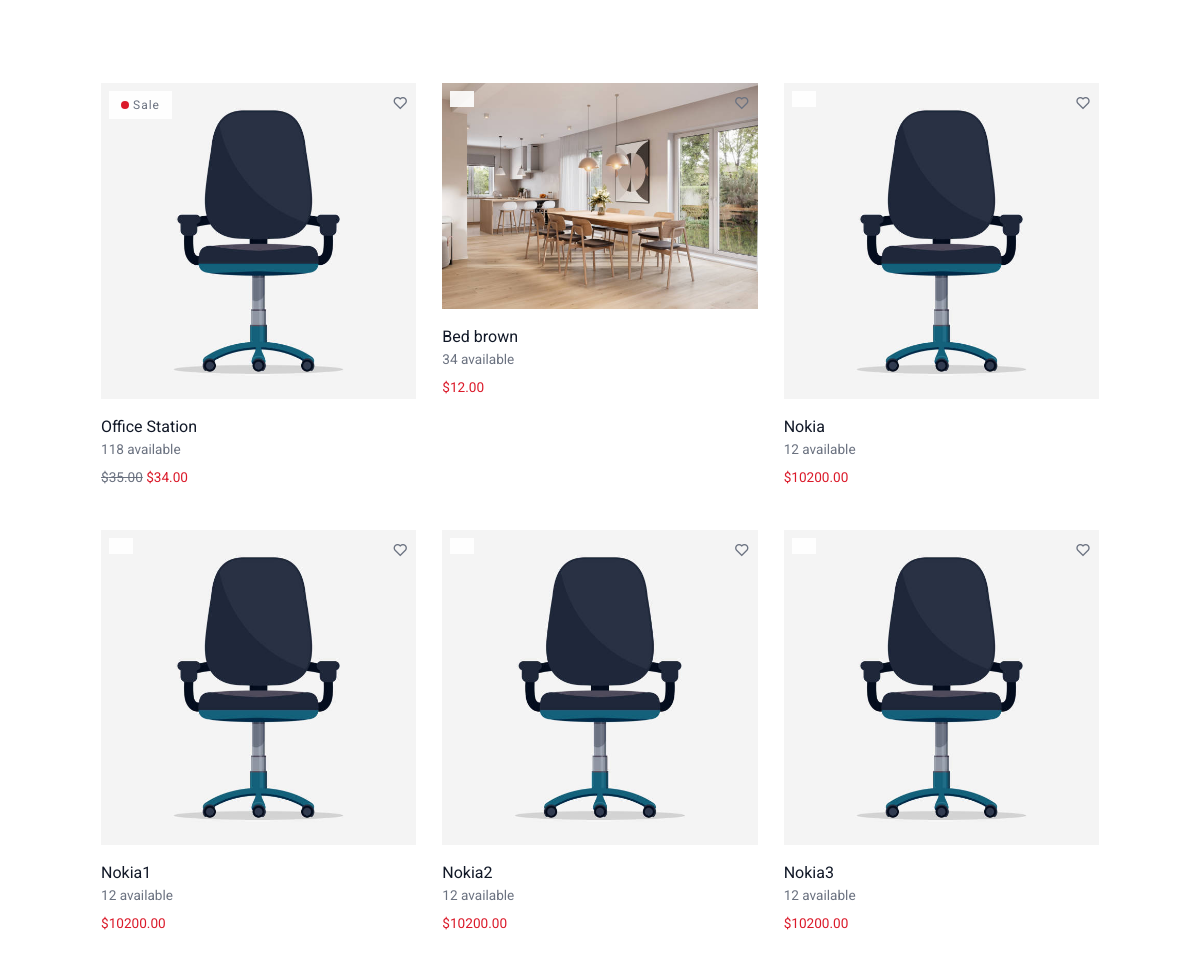
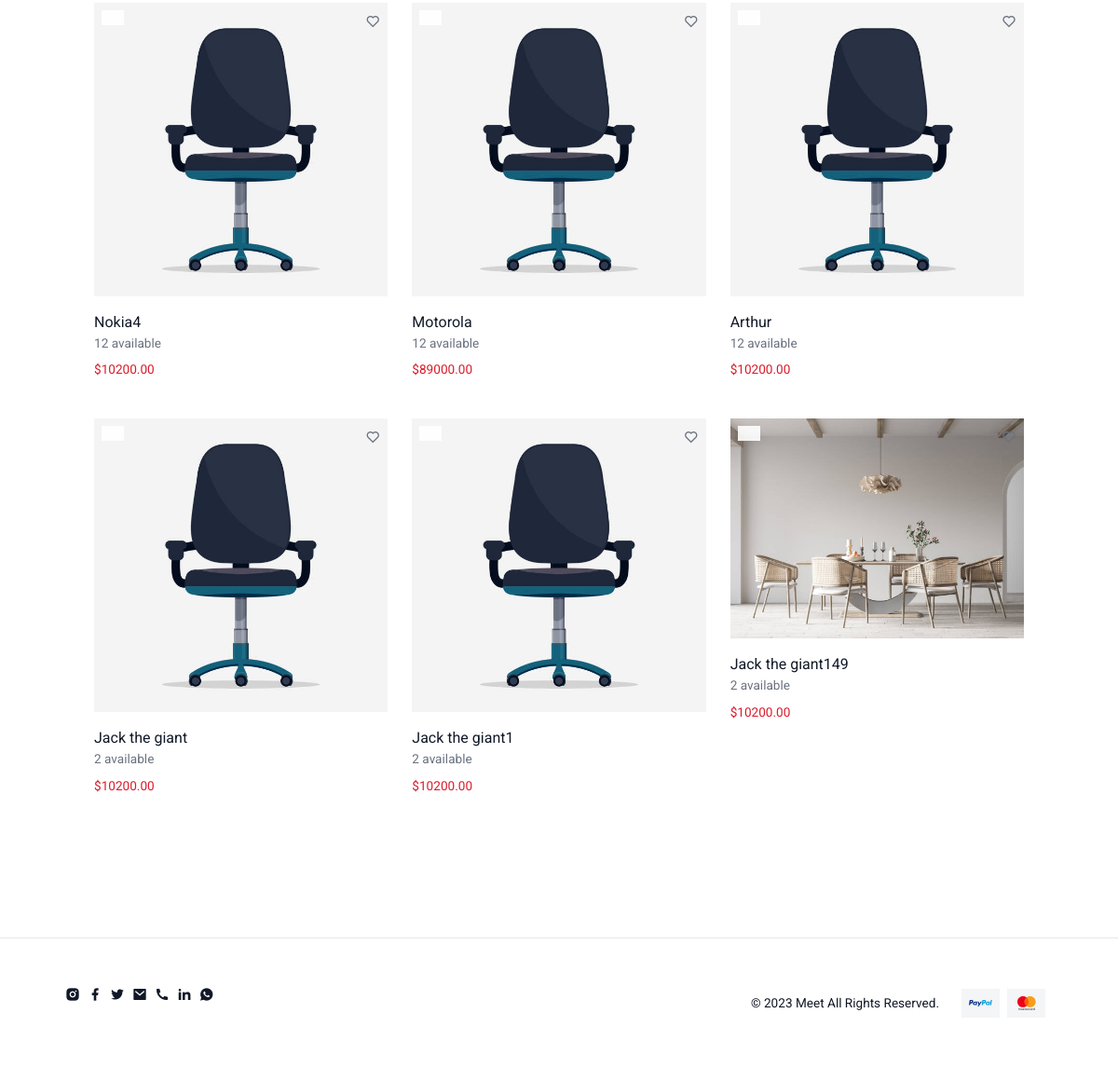
Before: / (lower part) with the older database file (2 pictures, top to bottom).
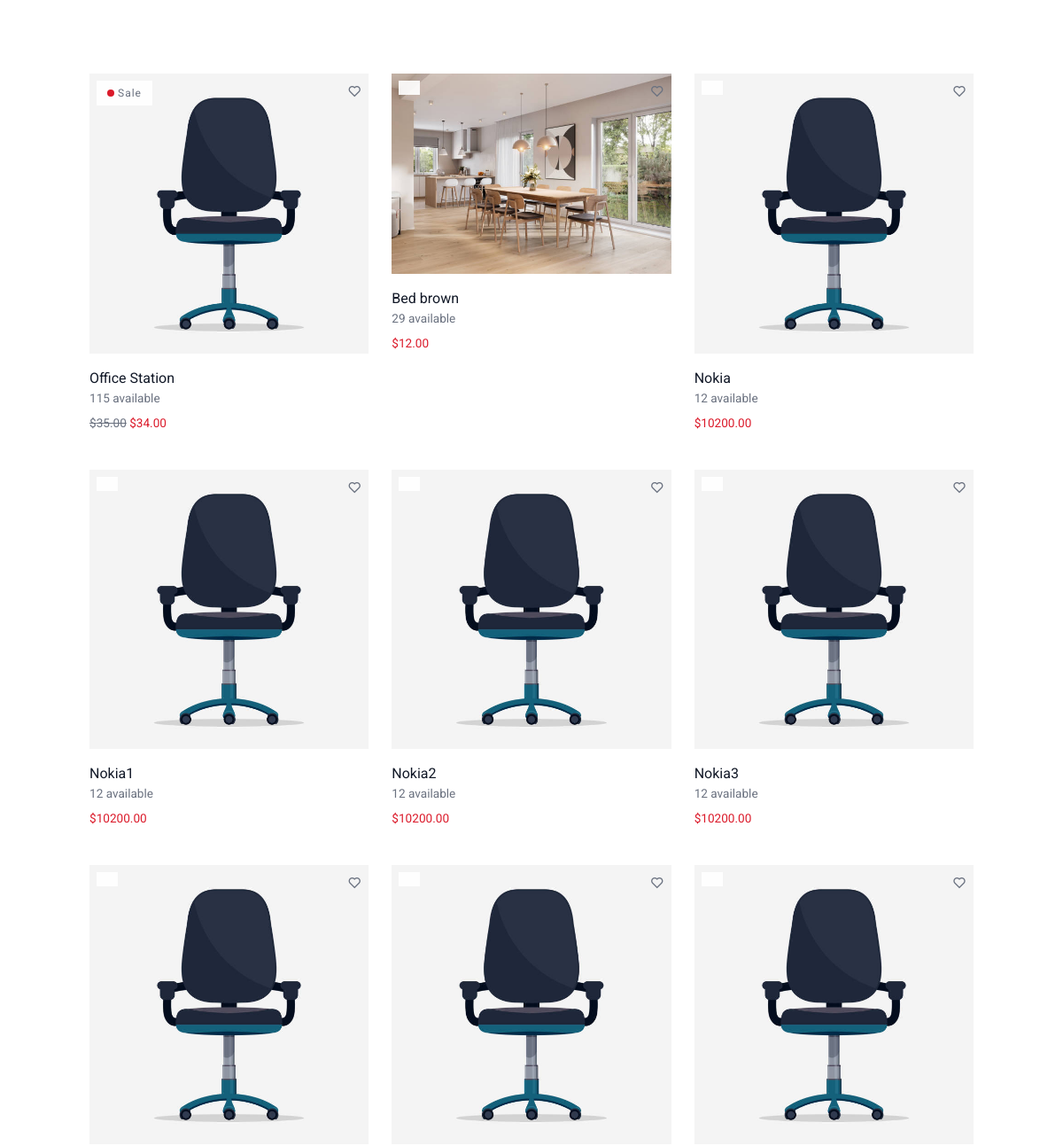
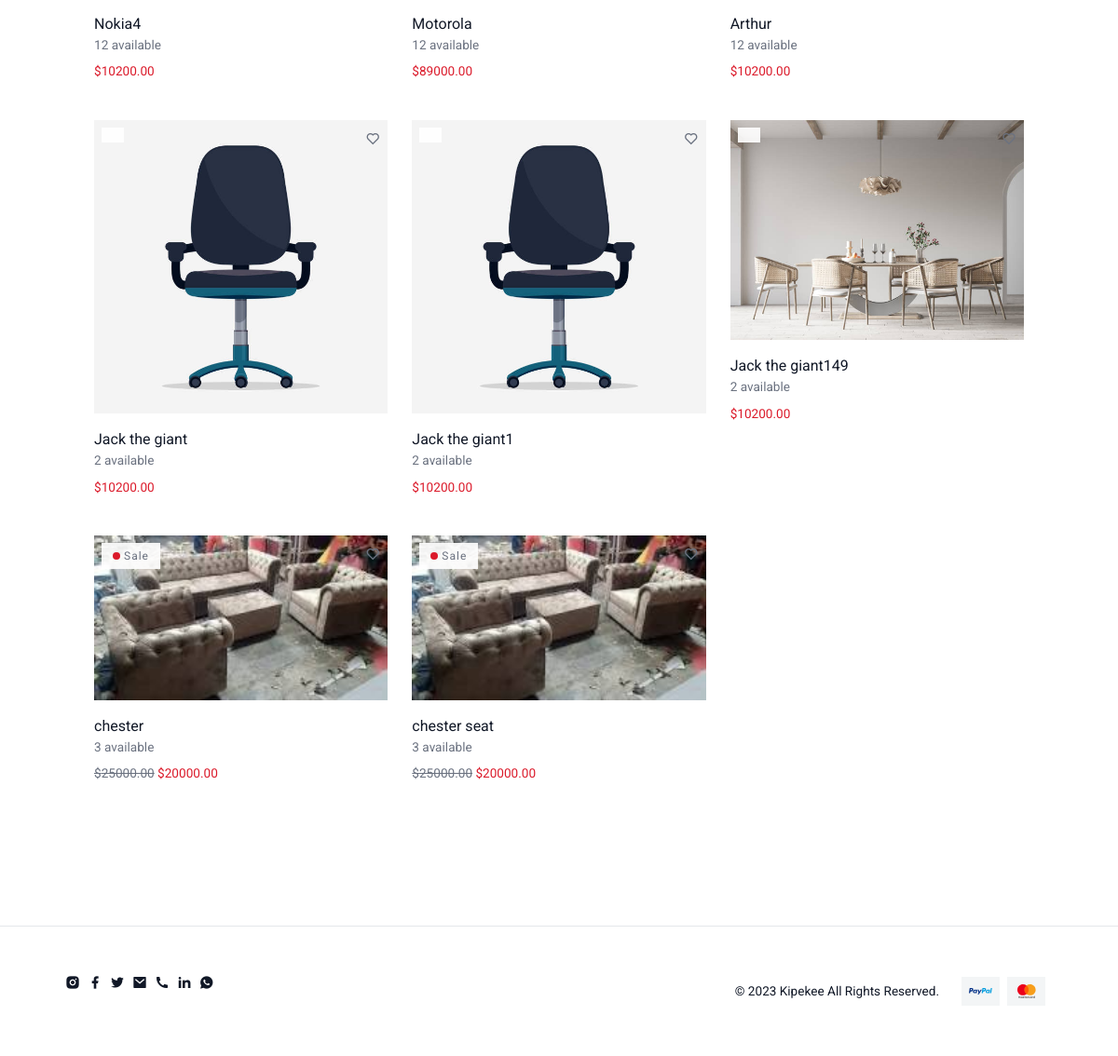
After: the same page with the newer database file (2 pictures, top to bottom).
### administrator/models.py (models this page shows, shortened)
class Item(models.Model):
    title = models.CharField(max_length=100, unique=True)
    description = models.ManyToManyField(Description, blank=True)
    img=models.ForeignKey(ItemImg, on_delete=models.CASCADE)
    price=models.DecimalField(max_digits=10, decimal_places=2)
    price2=models.DecimalField(max_digits=10, decimal_places=2, blank=True)
    category=models.ManyToManyField(Category, blank=True)
    trending=models.CharField(max_length=5, choices=TRUE_FALSE, null=True)
    available=models.IntegerField()
    offer=models.CharField(max_length=5, choices=TRUE_FALSE, default='False')
    outofstalk=models.CharField(max_length=5, choices=TRUE_FALSE,default="False")
    size=models.ManyToManyField(Sizes, blank=True)

class ItemImg(models.Model):
    title=models.CharField(max_length=100)
    img=models.ImageField(upload_to='uploads/prouct')
    img1=models.ImageField(upload_to='uploads/prouct', null=True, blank=True)
    img2=models.ImageField(upload_to='uploads/prouct', null=True, blank=True)
    img3=models.ImageField(upload_to='uploads/prouct', null=True, blank=True)

class SiteSettings(models.Model):
    sites_name=models.CharField(max_length=100)
    email=models.EmailField(max_length=256)
    linkedin=models.CharField(max_length=256)
    shopify=models.CharField(max_length=256)
    facebook=models.CharField(max_length=256)
    instagram=models.CharField(max_length=256)
    twitter=models.CharField(max_length=256)
    phone=models.CharField(max_length=20)
    map=models.CharField(max_length=1000)

### clients/views.py (the view)
# urls.py: path('', views.home, name="Home"),
def home(request):
    item=Item.objects.filter(outofstalk='False')[:16]
    print(request.path)
    context={
        'item':item,
    }
    return render(request, 'clients/index.html', context)

### administrator/models.py (called while the page is built)
    def __str__(self):
        return self.title

### templates/clients/index.html (shortened to what this page needs)
{% extends 'clients/base.html' %}
{% load filters %}
{%block body%}
<section class="nt-0 overflow-hidden">
    {%include './category.html' %}
    {%include './products.html' %}
</section>
{%endblock%}

### templates/clients/products.html (shortened to what this page needs)
{%load static %}
<div class="container pt-7 mb-5 mb-lg-10">
    <div class="row g-4">
        {% for items in item %}
        <div class="col-12 col-sm-6 col-lg-4">
            <div class="card border border-transparent position-relative overflow-hidden h-100 transparent">
                <div class="card-img position-relative">
                    <div class="card-badges">
                        <span class="badge badge-card">
                            {%if items.offer == 'True' %}
                            <span class="f-w-2 f-h-2 bg-danger rounded-circle d-block me-1"></span> Sale</span>
                        {%endif%}
                    </div>
                    <span class="position-absolute top-0 end-0 p-2 z-index-20 text-muted"><i
                            class="ri-heart-line"></i></span>
                    <picture class="position-relative overflow-hidden d-block bg-light">
                        <img class="w-100 img-fluid position-relative z-index-10" title=""
                            src="/media/{{items.img.img}}" alt="">
                    </picture>
                    <div class="position-absolute start-0 bottom-0 end-0 z-index-20 p-2">
                    </div>
                </div>
                <div class="card-body px-0">
                    <a class="text-decoration-none link-cover"
                        href="/category/{{items.category.first}}/{{items.id}}">{{items.title}}</a>
                    <small class="text-muted d-block">{{items.available}} available</small>
                    <p class="mt-2 mb-0 small"> {%if items.offer == 'True' %}<s
                            class="text-muted">${{items.price2}}</s>{%endif%} <span
                            class="text-danger">${{items.price}}</span>
                    </p>
                </div>
            </div>
        </div>
        {%empty%}
        <h3>Nothing Found</h3>
        {% endfor %}
    </div>
</div>

### templates/clients/footer.html
<footer class="border-top py-5 mt-4  ">
    <div class="container-fluid">
        <div class="d-flex justify-content-between align-items-center flex-column flex-lg-row">
            <div>
                <ul class="list-unstyled">
                    <li class="d-inline-block me-1"><a class="text-decoration-none text-dark-hover transition-all"
                            href="{{info.instagram}}"><i class="ri-instagram-fill"></i></a></li>
                    <li class="d-inline-block me-1"><a class="text-decoration-none text-dark-hover transition-all"
                            href="{{info.facebook}}"><i class="ri-facebook-fill"></i></a></li>
                    <li class="d-inline-block me-1"><a class="text-decoration-none text-dark-hover transition-all"
                            href="{{info.twitter}}"><i class="ri-twitter-fill"></i></a></li>
                    <li class="d-inline-block me-1"><a class="text-decoration-none text-dark-hover transition-all"
                            href="mailto:{{info.email}}"><i class="ri-mail-fill"></i></a></li>
                    <li class="d-inline-block me-1"><a class="text-decoration-none text-dark-hover transition-all"
                        href="tel:{{info.phone}}"><i class="ri-phone-fill"></i></a></li>
                        <li class="d-inline-block me-1"><a class="text-decoration-none text-dark-hover transition-all"
                            href="{{info.linkedin}}"><i class="ri-linkedin-fill"></i></a></li>
                            <li class="d-inline-block me-1"><a class="text-decoration-none text-dark-hover transition-all"
                                href="https://wa.me/{{info.phone}}?text=Hello"><i class="ri-whatsapp-fill"></i></a></li>
                </ul>
            </div>
            <div class="d-flex align-items-center justify-content-end flex-column flex-lg-row">
                <p class="small m-0 text-center text-lg-start">&copy; 2023 {{site_name}} All Rights Reserved.</p>
                <ul class="list-unstyled mb-0 ms-lg-4 mt-3 mt-lg-0 d-flex justify-content-end align-items-center">
                    <li class="bg-light p-2 d-flex align-items-center justify-content-center me-2">
                        <i class="pi pi-sm pi-paypal"></i></li>
                    <li class="bg-light p-2 d-flex align-items-center justify-content-center me-2">
                        <i class="pi pi-sm pi-mastercard"></i></li>
                </ul>
            </div>
        </div>
    </div>
</footer>

Changed rows visible on the page:
changed Item "Office Station": available "118" → "115"
changed Item "Bed brown": available "34" → "29"
added Item: offer "True" (drawn), img.img (picture), title "chester", available "3", price2 "25000.00", price "20000.00"
added Item: offer "True" (drawn), img.img (picture), title "chester seat", available "3", price2 "25000.00", price "20000.00"
changed SiteSettings: sites_name "Meet" → "Kipekee"
